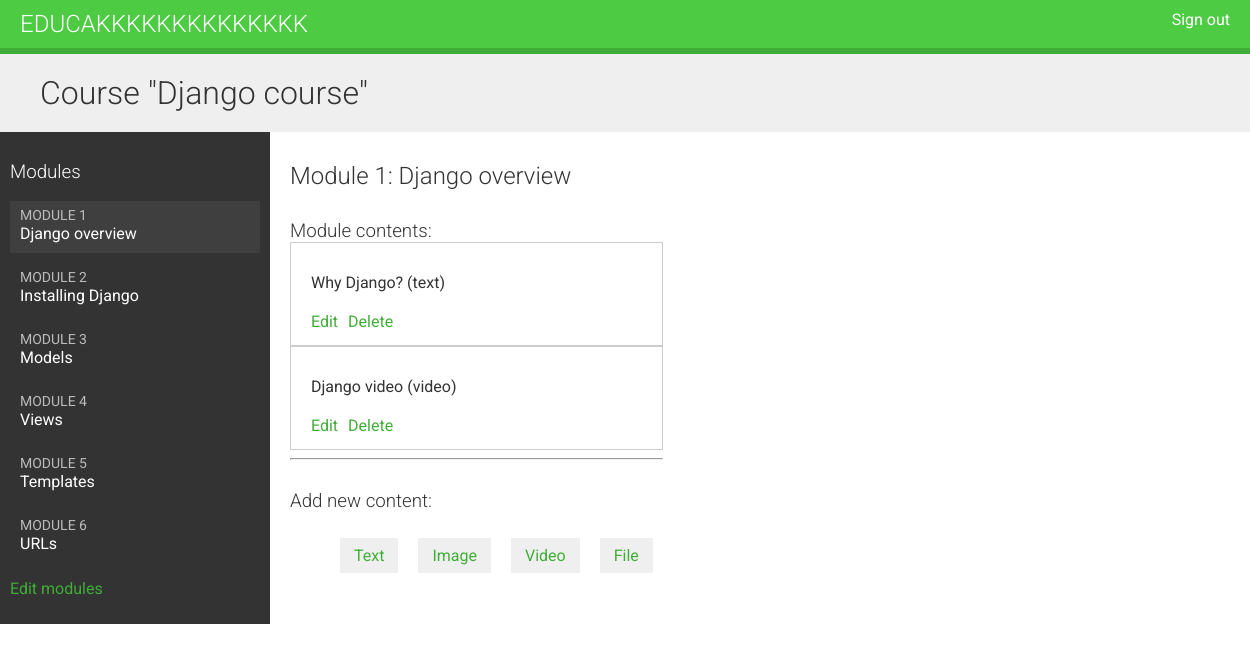
The app's page /course/module/17/ (signed in) with its own data.
### courses/models.py (models this page shows, shortened)
class Course(models.Model):
    owner = models.ForeignKey(User,
                              related_name='courses_created',
                              on_delete=models.CASCADE)
    subject = models.ForeignKey(Subject,
                                related_name='courses',
                                on_delete=models.CASCADE)
    title = models.CharField(max_length=200)
    slug = models.SlugField(max_length=200, unique=True)
    overview = models.TextField()
    created = models.DateTimeField(auto_now_add=True)
    students = models.ManyToManyField(User,
                                      related_name='courses_joined',
                                      blank=True)
    class Meta:
        ordering = ['-created']

class Module(models.Model):
    course = models.ForeignKey(Course,
                               related_name='modules',
                               on_delete=models.CASCADE)
    title = models.CharField(max_length=200)
    description = models.TextField(blank=True)
    order = OrderField(blank=True, for_fields=['course'])
    class Meta:
            ordering = ['order']

class Content(models.Model):
    module = models.ForeignKey(Module,
                               related_name='contents',
                               on_delete=models.CASCADE)
    content_type = models.ForeignKey(ContentType,
                                     limit_choices_to={'model__in':('text',
                                                                    'video',
                                                                    'image',
                                                                    'file')},
                                     on_delete=models.CASCADE)
    object_id = models.PositiveIntegerField()
    item = GenericForeignKey('content_type', 'object_id')
    order = OrderField(blank=True, for_fields=['module'])
    class Meta:
            ordering = ['order']

class ItemBase(models.Model):
    owner = models.ForeignKey(User,
                              related_name='%(class)s_related',
                              on_delete=models.CASCADE)
    title = models.CharField(max_length=250)
    created = models.DateTimeField(auto_now_add=True)
    updated = models.DateTimeField(auto_now=True)
    class Meta:
        abstract = True
    def __str__(self):
        return self.title

class Text(ItemBase):
    content = models.TextField()

class Video(ItemBase):
    url = models.URLField()

### courses/views.py (the view)
class ModuleContentListView(TemplateResponseMixin, View):
    template_name = 'courses/manage/module/content_list.html'
    def get(self, request, module_id):
        module = get_object_or_404(Module,
                                   id=module_id,
                                   course__owner=request.user)
        return self.render_to_response({'module': module})

### courses/templatetags/course.py (called while the page is built)
@register.filter
def model_name(obj):
    try:
        return obj._meta.model_name
    except AttributeError:
        return None

### courses/templates/courses/manage/module/content_list.html (shortened to what this page needs)
{% extends "base.html" %}
{% load course %}
{% block content %}
{% with course=module.course %}
    <h1>Course "{{ course.title }}"</h1>
    <div class="contents">
        <h3>Modules</h3>
        <ul id="modules">
        {% for m in course.modules.all %}
            <li data-id="{{ m.id }}" {% if m == module %}class="selected"{% endif %}>
                <a href="{% url "module_content_list" m.id %}">
                    <span>
                        Module <span class="order">{{ m.order|add:1 }}</span>
                    </span>
                    <br>
                    {{ m.title }}
                </a>
            </li>
        {% empty %}
            <li>No modules yet.</li>
        {% endfor %}
        </ul>
        <p><a href="{% url "course_module_update" course.id %}">Edit modules</a></p>
    </div>
    <div class="module">
        <h2>Module {{ module.order|add:1 }}: {{ module.title }}</h2>
        <h3>Module contents:</h3>
        <div id="module-contents">
            {% for content in module.contents.all %}
            <div data-id="{{ content.id }}">
                {% with item=content.item %}
                    <p>{{ item }} ({{ item|model_name }})</p>
                    <a href="{% url "module_content_update" module.id item|model_name item.id %}">Edit</a>
                    <form action="{% url "module_content_delete" content.id %}" method="post">
                        <input type="submit" value="Delete">
                    </form>
                {% endwith %}
            </div>
            {% empty %}
                <p>This module has no contents yet.</p>
            {% endfor %}
        </div>
        <hr>
        <h3>Add new content:</h3>
        <ul class="content-types">
            <li><a href="{% url "module_content_create" module.id "text" %}">Text</a></li>
            <li><a href="{% url "module_content_create" module.id "image" %}">Image</a></li>
            <li><a href="{% url "module_content_create" module.id "video" %}">Video</a></li>
            <li><a href="{% url "module_content_create" module.id "file" %}">File</a></li>
        </ul>
    </div>
{% endwith %}
{% endblock %}

### courses/static/css/base.css (style rules this page uses)
body { margin:0; font-family:'Roboto', sans-serif; font-weight:400; color:#333; }
a { color:#3fad37; text-decoration:none; }
h1, h2, h3, h4, h5, h6 { font-family:'Roboto', sans-serif; font-weight:300; }
h1 { background:#efefef; width:100%; overflow:auto; padding:20px 0 20px 40px; margin:0; }
.module { overflow:auto; }
.module h3 { margin:30px 0 0; padding:0; width:100%; }
.module p { margin:10px 0 20px; width:100%; float:left; }
.contents { width:20%; padding:10px; float:left; background:#333; color: #fff; font-family:'Roboto', sans-serif; }
.contents ul { list-style:none; margin:0; padding:0; }
.contents ul li { margin:0 0 10px 0; padding:4px 10px 10px; overflow:auto; }
.contents ul li.selected { background:#3f3f3f; }
.contents ul span { text-transform:uppercase; color:#bbb; font-size:14px; }
.contents ul a { display:block; color:#fff; text-decoration:none; }
.module { padding:10px 20px; float:left; }
ul.content-types li { list-style:none; float:left; margin:10px; background:#efefef; padding:8px 14px; }
input, select, textarea { border:1px solid #ccc; border-bottom:3px solid #ccc; padding:8px 12px; font-size:16px; font-family:'Roboto', sans-serif; float:left; clear:both; width:300px; }
input[type=submit], a.button { border-radius:5px; background:#4dcc43; color:#fff; font-size:16px; text-transform:uppercase; border:none; padding:10px 20px; margin:20px 0; }
#module-contents div { padding:20px 20px 4px 20px; border:1px solid #ccc; background:#fff; overflow:auto; }
#module-contents a { float:left; }
#module-contents form { margin:0; padding:0; float:left; }
#module-contents input[type="submit"] { width:auto; background:none; color:#3fad37; margin:0 0 10px 10px; padding:0; text-transform:none; }

### records on screen
Course: title "Django course"
Module: order|add "1", title "Django overview"
Module: order|add "2", title "Installing Django"
Module: order|add "3", title "Models"
Module: order|add "4", title "Views"
Module: order|add "5", title "Templates"
Module: order|add "6", title "URLs"
Content: item "Why Django?", item|model_name "text"
Content: item "Django video", item|model_name "video"
